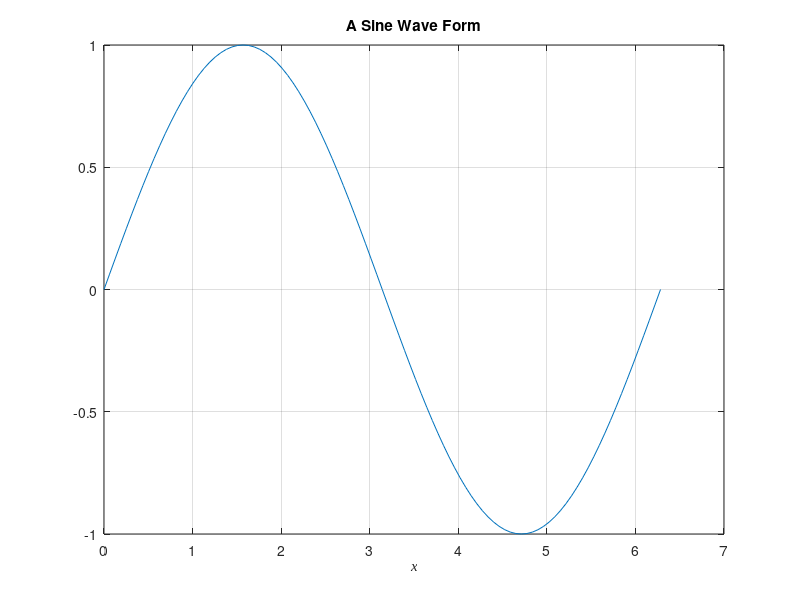

This chart was generated by the following MATLAB code: (Note: this script raises an error after producing the figure.)
close all
for i = 1:101
    x(i) = 2*pi*(i-1)/100;
end
y = sin(x);
plot(x, y);
grid('on')
xlabel({'x'}, 'FontAngle', 'italic', 'FontName', 'Times New Roman');
title('A Sine Wave Form');
ylabe({'sin(x)'}, 'FontAngle', 'italic', 'FontName', 'Times New Roman');
hold on
z = sin(2*x);
plot(x, z)
